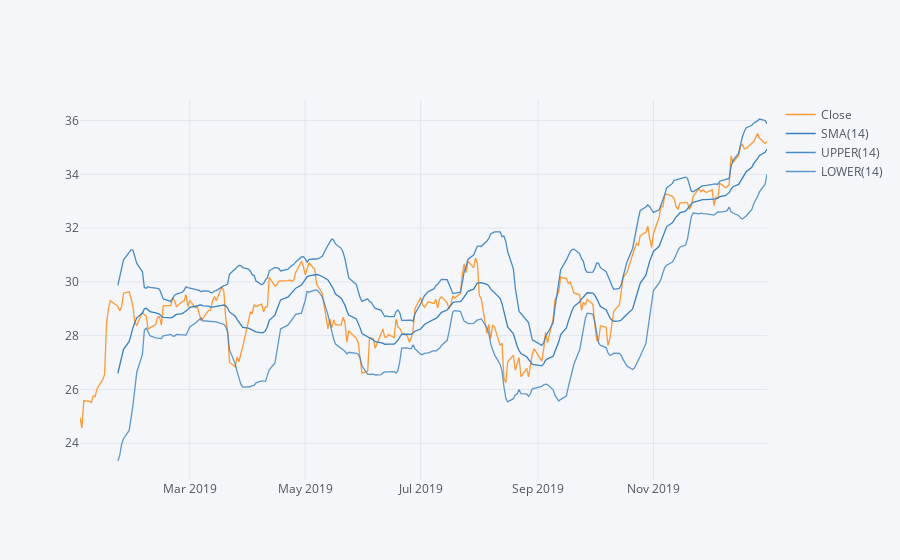

The notebook cell this image was saved under:
### Code cell
#Use .ta_plot(study='boll') to create a Bollinger Band Plot for Bank of 
#America for the year 2019

BAC['Close'].loc['2019-01-01':'2020-01-01'].ta_plot(study='boll')

### Figure 1 — Plotly figure (JSON) as saved in the notebook; plotly's stock layout.template omitted (floating-point values rounded to 4 significant figures; data arrays with more than 128 entries replaced by an {"elided": "..."} marker saying what was removed)
{"data": [{"line": {"color": "rgba(255, 153, 51, 1.0)", "dash": "solid", "shape": "linear", "width": 1.3}, "mode": "lines", "name": "Close", "text": "", "type": "scatter", "x": {"elided": "252 str values"}, "y": {"elided": "252 float values"}}, {"line": {"color": "rgba(55, 128, 191, 1.0)", "dash": "solid", "shape": "linear", "width": 1.3}, "mode": "lines", "name": "SMA(14)", "text": "", "type": "scatter", "x": {"elided": "252 str values"}, "y": {"elided": "252 mixed values"}}, {"line": {"color": "rgba(55, 128, 191, 0.8999999999999999)", "dash": "solid", "shape": "linear", "width": 1.3}, "mode": "lines", "name": "UPPER(14)", "text": "", "type": "scatter", "x": {"elided": "252 str values"}, "y": {"elided": "252 mixed values"}}, {"line": {"color": "rgba(55, 128, 191, 0.7999999999999998)", "dash": "solid", "shape": "linear", "width": 1.3}, "mode": "lines", "name": "LOWER(14)", "text": "", "type": "scatter", "x": {"elided": "252 str values"}, "y": {"elided": "252 mixed values"}}], "layout": {"legend": {"bgcolor": "#F5F6F9", "font": {"color": "#4D5663"}}, "paper_bgcolor": "#F5F6F9", "plot_bgcolor": "#F5F6F9", "title": {"font": {"color": "#4D5663"}}, "xaxis": {"gridcolor": "#E1E5ED", "showgrid": true, "tickfont": {"color": "#4D5663"}, "title": {"font": {"color": "#4D5663"}, "text": ""}, "zerolinecolor": "#E1E5ED"}, "yaxis": {"gridcolor": "#E1E5ED", "showgrid": true, "tickfont": {"color": "#4D5663"}, "title": {"font": {"color": "#4D5663"}, "text": ""}, "zerolinecolor": "#E1E5ED"}}}
